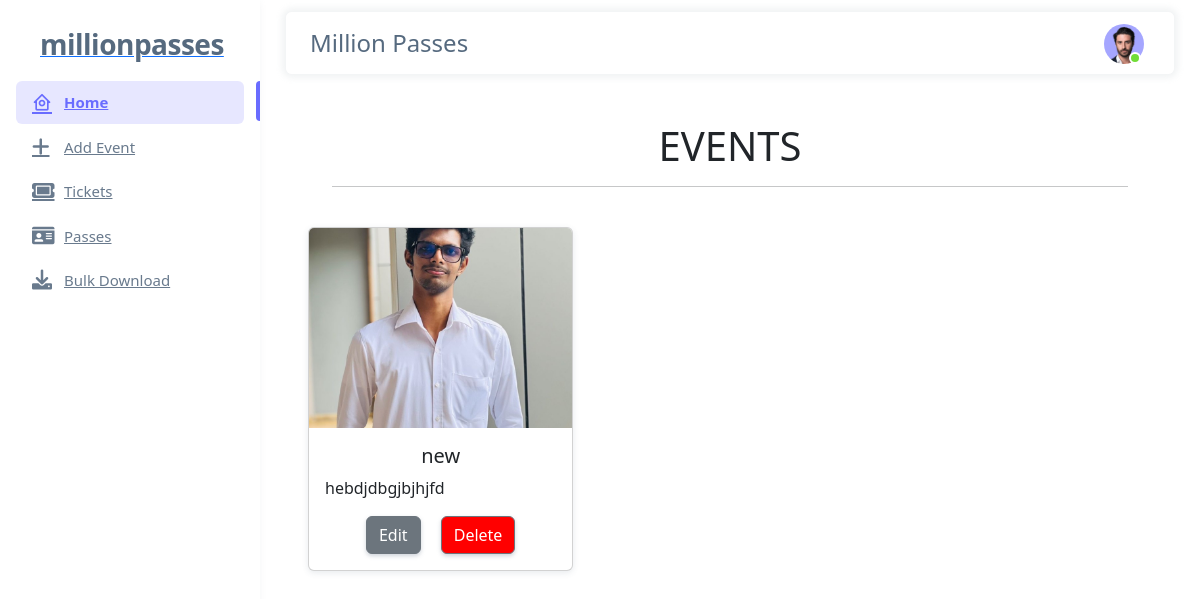
/admin-panel/ (signed in), run on an earlier commit of the app's database.
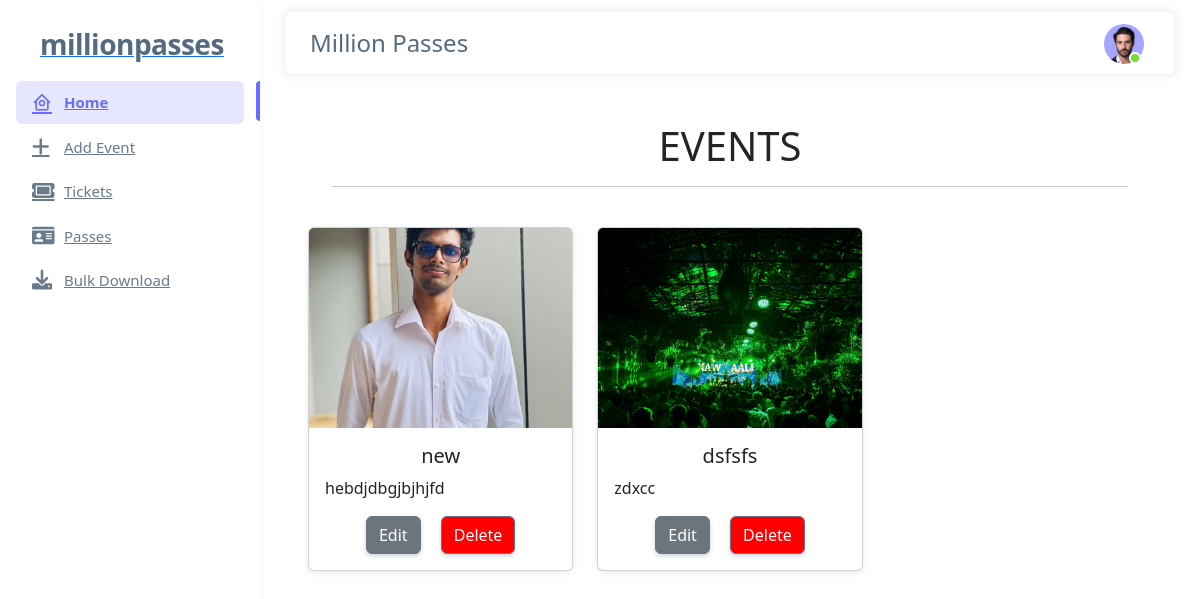
And on a later commit of the database.
### events/models.py (models this page shows, shortened)
class Event(models.Model):
    owner = models.ForeignKey(Profile, null=True, blank=True, on_delete=models.SET_NULL)
    title = models.CharField(max_length=200)
    description = models.TextField(null=True, blank=True)
    featured_image = models.ImageField(null=True, blank=True, default='events/default.JPG', upload_to='events/')
    date_time = models.DateTimeField(null=True, blank=True)
    location = models.CharField(max_length=200, null=True, blank=True)
    created = models.DateTimeField(auto_now_add=True)
    id = models.UUIDField(default=uuid.uuid4, unique=True, primary_key=True, editable=False)

### users/views.py (the view)
# urls.py: path('admin-panel/', views.adminPanel, name='admin'),
@login_required(login_url="login")
def adminPanel (request):
    page = 'dashboard'
    search_query = ''
    profile = request.user.profile
    events = profile.event_set.filter(owner=profile)
    if request.GET.get('search'):
        events, search_query = searchEvents(request, profile)
    context = {'page':page, 'profile':profile, 'events':events, 'search_query':search_query}
    return render(request, 'users/admin-panel.html', context)

### users/templates/users/admin-panel.html
{% extends 'ui/main.html' %}
{% load static %}
{% block content %}
<div class="container-fluid">
  <div class="row m-5 mb-1 justify-content-center">
    <div class="col-12">
      <h1 class="text-center">EVENTS</h1>
      <hr>
    </div>
  </div>
  <div class="row m-4">
    {% for event in events %}
    <div class="col-12 col-md-4 mb-4">
      <div class="card h-100">
        <img class="card-img-top" src="{{ event.featured_image.url }}" alt="Event Image" style="height: 200px; object-fit: cover;">
        <div class="card-body">
          <h5 class="card-title text-center">{{ event.title }}</h5>
          <p class="card-text">{{ event.description|truncatechars:100 }}</p>
          <div class="text-center">
            <a href="{% url 'update-event' event.id %}" class="btn btn-secondary mx-2">Edit</a>
            <a href="{% url 'delete-event' event.id %}" class="btn btn-secondary mx-2" style="background-color: red;">Delete</a>
          </div>
        </div>
      </div>
    </div>
    {% endfor %}
  </div>
</div>
{% endblock content %}

What changed in the data, as far as the page shows it:
added Event: featured_image (placeholder picture), title "dsfsfs", description "zdxcc"
